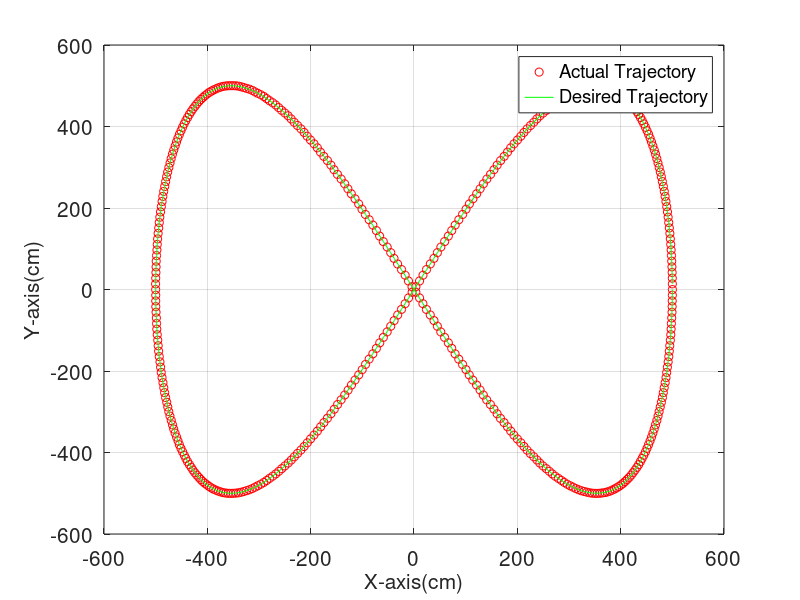
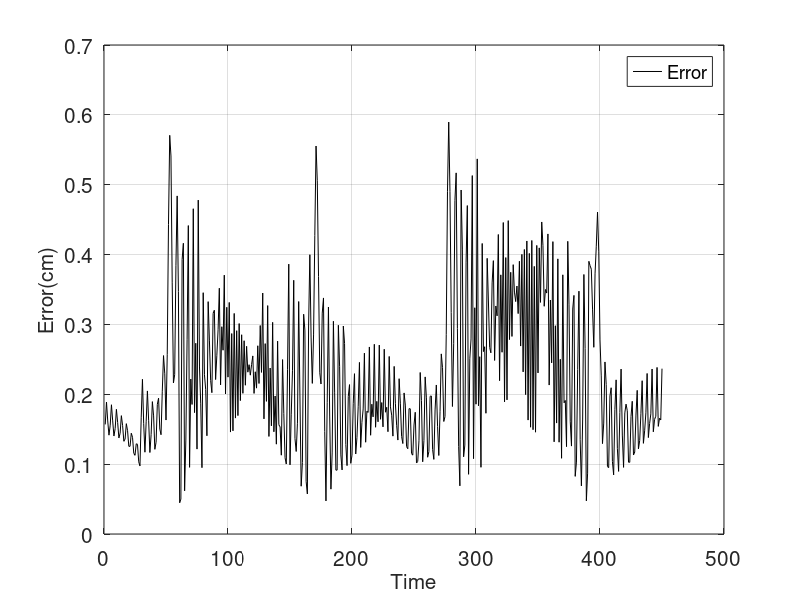

Source code (MATLAB) for these figures, in order:
% Lissajous Trajectory of Two Wheeled Mobile Robot

clc; clear all; close all;

delta_t = 0.1; % time for one step 0.992
D = 10; % distance between robot's wheels

x = 500;
y = 0;
theta = 90;

traj(1,1) = x;
traj(2,1) = y;

mfd = zeros(1,5);
mfa = zeros(1,7);

r = zeros(5,7);

% five output linguistic variables for linear velocity
lv(1) = 0; % ZS(1)
lv(2) = 5;  % SS(2)
lv(3) = 10; % MS(3)
lv(4) = 15; % FS(4)
lv(5) = 20; % VFS(5)

% seven output linguistc variables for angular velocity
Wlv(1) = 0;      % ZAV(1)
Wlv(2) = 60;     % SPAV(2)
Wlv(3) = -60;    % SNAV(3)
Wlv(4) = 120;    % MPAV(4)
Wlv(5) = -120;   % MNAV(5)
Wlv(6) = 180;    % LPAV(6)
Wlv(7) = -180;   % LNAV(7)

% RULE BASE

% rule(e_d,e_theta) = VW
% 1->ZA         1->ZD 
% 2->SPA        2->SD
% 3->SNA        3->MD
% 4->MPA        4->LD
% 5->MNA        5->VLD
% 6->LPA
% 7->LNA     

rule(1,1)=11;
rule(1,2)=12;
rule(1,3)=13;
rule(1,4)=14;
rule(1,5)=15;
rule(1,6)=16;
rule(1,7)=17;
rule(2,1)=21;
rule(2,2)=22;
rule(2,3)=23;
rule(2,4)=24;
rule(2,5)=25;
rule(2,6)=26;
rule(2,7)=27;
rule(3,1)=31;
rule(3,2)=32;
rule(3,3)=33;
rule(3,4)=34;
rule(3,5)=35;
rule(3,6)=36;
rule(3,7)=37;
rule(4,1)=41;
rule(4,2)=42;
rule(4,3)=43;
rule(4,4)=44;
rule(4,5)=45;
rule(4,6)=46;
rule(4,7)=47;
rule(5,1)=51;
rule(5,2)=52;
rule(5,3)=53;
rule(5,4)=54;
rule(5,5)=55;
rule(5,6)=56;
rule(5,7)=57;

count = 450;
b = pi/count;

liss(1,1) = 0;
liss(2,1) = 0;

error(1,1) = 0;

rms_sum = 0;

for i=1:1:count
    
    % desired position(Lissajous trajectory)
    xd = 500*cos(2*i*b);
    yd = 500*sin(4*i*b);

    liss(1,i) = xd;
    liss(2,i) = yd;
    
    % error in distance 
    e_d = sqrt((xd-x)^2+(yd-y)^2);

    thetad = atan2d(yd-y,xd-x); % desired orientation of robot
    if thetad<0
        thetad = thetad + 360;
    end
    
    e_theta = thetad - theta; % error in orientaion of robot
    if e_theta>180
        e_theta = e_theta-360;
    end
    if e_theta<-180
        e_theta = e_theta + 360;
    end

    % ZD
    if e_d>=0 && e_d<5
        mfd(1,1) = (5-e_d)/5;
    else
        mfd(1,1) = 0;
    end
    
    % SD
    if e_d>=0 && e_d<=5
        mfd(1,2) = e_d/5;
    elseif e_d>5 && e_d<=10
        mfd(1,2)=(10-e_d)/5;
    else
        mfd(1,2)=0;
    end

    % MD
    if e_d>=5 && e_d<=10
        mfd(1,3) = (e_d-5)/5;
    elseif e_d>10 && e_d<=15
        mfd(1,3)=(15-e_d)/5;
    else
        mfd(1,3)=0;
    end

    % LD
    if e_d>=10 && e_d<=15
        mfd(1,4) = (e_d-10)/5;
    elseif e_d>15 && e_d<=20
        mfd(1,4)=(20-e_d)/5;
    else
        mfd(1,4)=0;
    end

    % VLD
    if e_d>=15 && e_d<=20
        mfd(1,5) = (e_d-15)/5;
    elseif e_d>20
        mfd(1,5)=1;
    else
        mfd(1,5)=0;
    end
    
    % ZA
    if e_theta>=-60 && e_theta<=0
        mfa(1,1) = (e_theta+60)/60;
    elseif e_theta>0 && e_theta<=60
        mfa(1,1)=(60-e_theta)/60;
    else
        mfa(1,1)=0;
    end
    
    % SPA
    if e_theta>=0 && e_theta<=60
        mfa(1,2) = (e_theta)/60;
    elseif e_theta>60 && e_theta<=120
        mfa(1,2)=(120-e_theta)/60;
    else
        mfa(1,2)=0;
    end

    % SNA
    if e_theta>=-120 && e_theta<=-60
        mfa(1,3) = (e_theta+120)/60;
    elseif e_theta>-60 && e_theta<=0
        mfa(1,3)=(-e_theta)/60;
    else
        mfa(1,3)=0;
    end

    % MPA
    if e_theta>=60 && e_theta<=120
        mfa(1,4) = (e_theta-60)/60;
    elseif e_theta>120 && e_theta<=180
        mfa(1,4)=(180-e_theta)/60;
    else
        mfa(1,4)=0;
    end

    % MNA
    if e_theta>=-180 && e_theta<=-120
        mfa(1,5) = (e_theta+180)/60;
    elseif e_theta>-120 && e_theta<=-60
        mfa(1,5)=(e_theta+60)/(-60);
    else
        mfa(1,5)=0;
    end

    % VPA
    if e_theta>=120 && e_theta<=180
        mfa(1,6) = (e_theta-120)/60;
    else
        mfa(1,6)=0;
    end

    % VNA
    if e_theta>=-180 && e_theta<=-120
        mfa(1,7) = (e_theta+120)/(-60);
    else
        mfa(1,7)=0;
    end
    
    % We are using center of gravity method for defuzzyfication so
    % calculating numerator and denominator for crisp output
    sum_num_V = 0;
    sum_num_W = 0;
    sum_den_V = 0;
    sum_den_W = 0;
    
    for j=1:5
        for k=1:7
            r(j,k) = min(mfd(1,j),mfa(1,k));
                        
            p =fix(rule(j,k)/10);
            q = (rule(j,k)-10*p);

            sum_num_V = sum_num_V + r(j,k)*lv(p);
            sum_num_W = sum_num_W + r(j,k)*Wlv(q);
            
            sum_den_V = sum_den_V + r(j,k);
            sum_den_W = sum_den_W + r(j,k);
        end
    end


    % Calculating crisp output values(linear velocity and angular velocity)
    V = sum_num_V/sum_den_V;
    W = sum_num_W/sum_den_W;
    
    % Updating x and y coordinates using kinematics
    x = x + V*cosd(theta)*delta_t*9.9;
    y = y + V*sind(theta)*delta_t*9.9;
    
    % Updating orientation of robot
    delta_theta = W*delta_t*9.9;
    theta = theta + delta_theta;
    if theta<0
        theta = theta + 360;
    end
    
    % Storing actual trajectory of mobile robot
    traj(1,i) = x;
    traj(2,i) = y;

    error(1,i) = sqrt((xd-x)^2+(yd-y)^2);
    rms_sum = rms_sum + error(1,i)*error(1,i);
end

rms_error = sqrt(rms_sum/count);
rms_error

figure, plot(traj(1,:),traj(2,:),'ro'), hold on, plot(liss(1,:),liss(2,:),'g');
legend('Actual Trajectory', 'Desired Trajectory');
set(legend,'FontSize',15);
xlabel('X-axis(cm)'), ylabel('Y-axis(cm)'); %, grid;
set(gca,'FontSize',15);
h_xlabel = get(gca,'XLabel');
set(h_xlabel,'FontSize',15); 
h_ylabel = get(gca,'YLabel');
set(h_ylabel,'FontSize',15);grid,

figure(2);
time = 1:1:i;
plot(time,error(1,:),'k');
legend('Error');
set(legend,'FontSize',15);
xlabel('Time'),ylabel('Error(cm)');
set(gca,'FontSize',15);
h_xlabel = get(gca,'XLabel');
set(h_xlabel,'FontSize',15);
h_ylabel=get(gca,'YLabel');
set(h_ylabel,'FontSize',15);grid,
